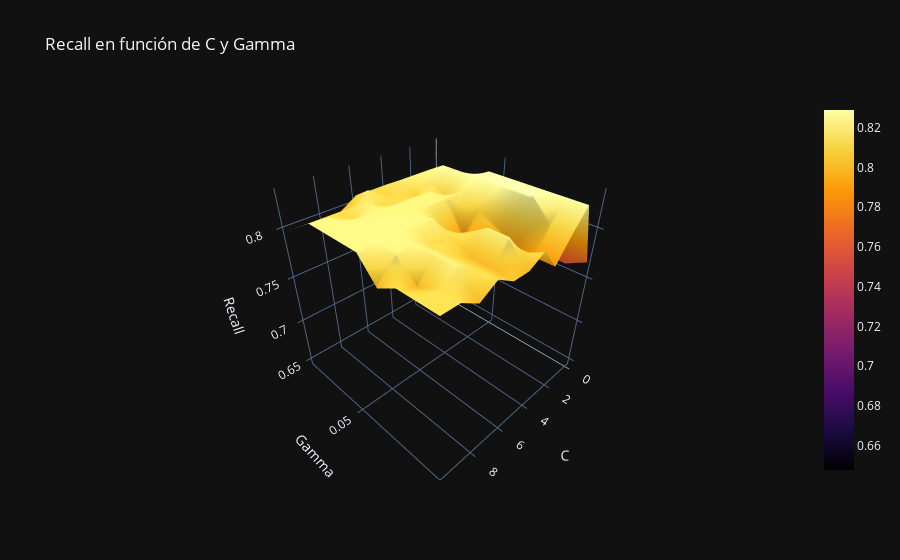

The notebook cell saved with this chart:
### Code cell
import plotly.graph_objects as go
import plotly.io as pio
pio.templates.default = "plotly_dark"

# Crear gráfico interactivo
fig = go.Figure(data=[go.Surface(z=recall_grid, x=C_unique, y=gamma_unique, colorscale='Inferno')]) #Prueba con Inferno, Magma y Jet

# Etiquetas
fig.update_layout(
    title='Recall en función de C y Gamma',
    scene=dict(
        xaxis_title='C',
        yaxis_title='Gamma',
        zaxis_title='Recall'
    )
)

fig.show()

### Figure 1 — Plotly figure (JSON) as saved in the notebook; plotly's stock layout.template omitted (floating-point values rounded to 4 significant figures)
{"data": [{"colorscale": [[0, "#000004"], [0.1111, "#1b0c41"], [0.2222, "#4a0c6b"], [0.3333, "#781c6d"], [0.4444, "#a52c60"], [0.5556, "#cf4446"], [0.6667, "#ed6925"], [0.7778, "#fb9b06"], [0.8889, "#f7d13d"], [1, "#fcffa4"]], "type": "surface", "x": [0, 1, 2, 3, 4, 5, 6, 7, 8, 9, 10], "y": [0.001, 0.0109, 0.0208, 0.0307, 0.0406, 0.0505, 0.0604, 0.0703, 0.0802, 0.0901, 0.1], "z": [[null, null, null, null, null, null, null, null, null, null, null], [0.6478, 0.7678, 0.7978, 0.7978, 0.8078, 0.8078, 0.8078, 0.7978, 0.7978, 0.7978, 0.7978], [0.6978, 0.7978, 0.8178, 0.8178, 0.8178, 0.8078, 0.8189, 0.8089, 0.8089, 0.8089, 0.8089], [0.7378, 0.8178, 0.8278, 0.8178, 0.8078, 0.8089, 0.8089, 0.8189, 0.8089, 0.8189, 0.82], [0.7478, 0.8178, 0.8278, 0.8078, 0.8189, 0.8189, 0.8189, 0.8189, 0.82, 0.82, 0.82], [0.7378, 0.8278, 0.8278, 0.8189, 0.8189, 0.8189, 0.8189, 0.82, 0.82, 0.82, 0.82], [0.7478, 0.8278, 0.8278, 0.8089, 0.7878, 0.7989, 0.82, 0.82, 0.82, 0.82, 0.82], [0.7578, 0.8278, 0.8289, 0.7989, 0.7878, 0.8089, 0.81, 0.81, 0.82, 0.82, 0.8], [0.7578, 0.8278, 0.8289, 0.7878, 0.7989, 0.82, 0.8, 0.81, 0.82, 0.8, 0.81], [0.7578, 0.8278, 0.8089, 0.7878, 0.7989, 0.82, 0.8, 0.81, 0.82, 0.81, 0.81], [0.7678, 0.8278, 0.8089, 0.7878, 0.8089, 0.8, 0.8, 0.81, 0.8, 0.81, 0.81]]}], "layout": {"scene": {"xaxis": {"title": {"text": "C"}}, "yaxis": {"title": {"text": "Gamma"}}, "zaxis": {"title": {"text": "Recall"}}}, "title": {"text": "Recall en función de C y Gamma"}}}
